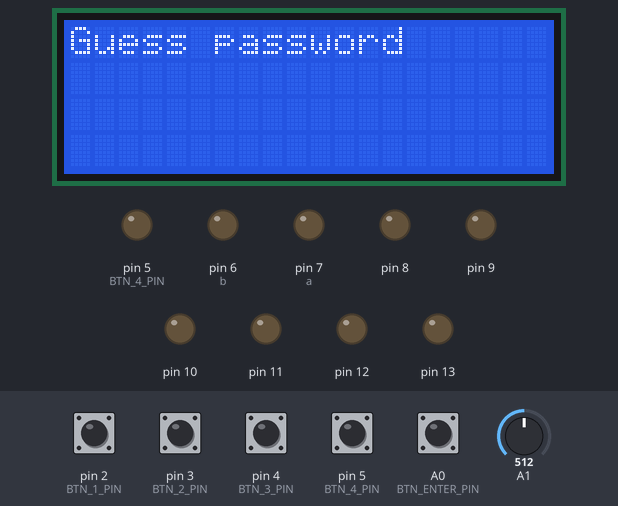
Simulated run of this sketch. Board: Arduino Uno, built with avr-gcc and run on an emulated ATmega328P. On the bench: 20×4 character LCD, output pins drawn as LEDs (lit = HIGH). Inputs (shaded band) come from the test bench; at power-on: A0 (BTN_ENTER_PIN), pin 2 (BTN_1_PIN), pin 3 (BTN_2_PIN), pin 4 (BTN_3_PIN), pin 5 (BTN_4_PIN) HIGH, A1 = 512. Random numbers use the default seed unless the sketch sets one; pins used as bus, display or sensor lines are not drawn; what the sketch prints to the serial monitor is not drawn.

Above: at 3.1 s.
At 8.2 s:
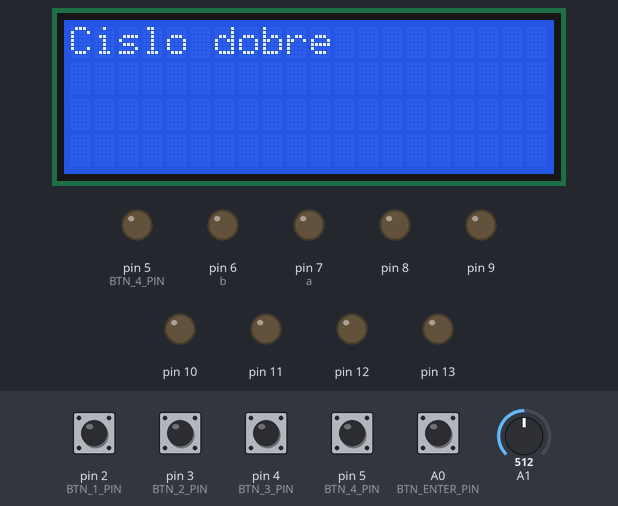
At 10.2 s:
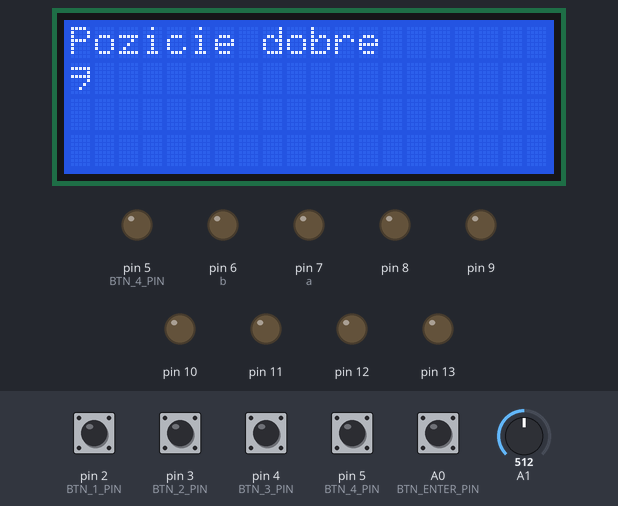
At 16.3 s:
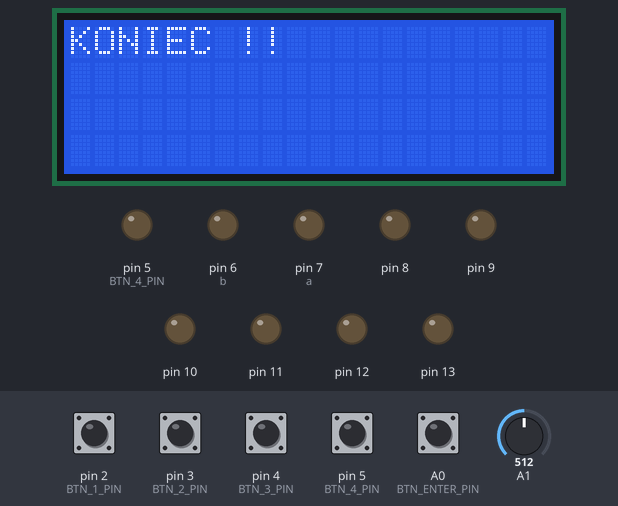
At 29.7 s:
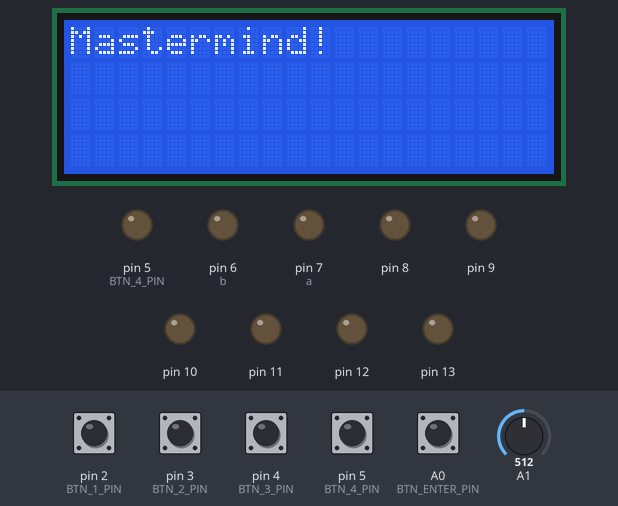
At 37.7 s:
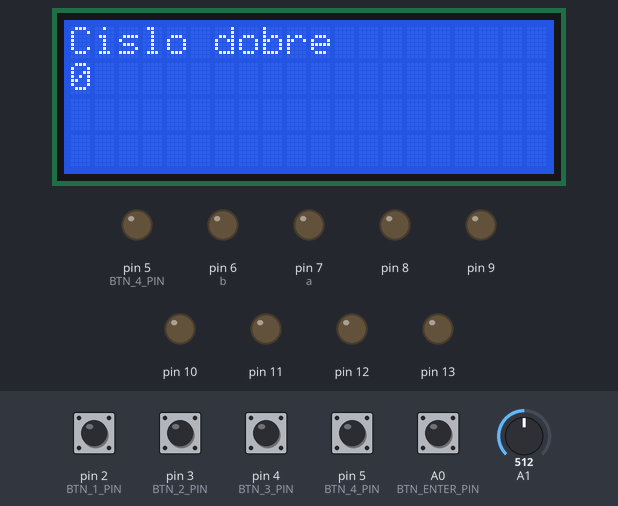

The sketch:

sketch_jun02a.ino
```cpp
#include "lcd_wrapper.h"
#include "mastermind.h"

void setup() {
  Serial.begin(9600);
  randomSeed(analogRead(1));

for(int i=2;i<6;i++){
     pinMode(i,INPUT);
  }
 pinMode(A0,INPUT);

 for(int i=6;i<14;i++){
     pinMode(i,OUTPUT);
  }
pinMode(BTN_ENTER_PIN,INPUT);
pinMode(BTN_1_PIN,INPUT);
pinMode(BTN_2_PIN,INPUT);
pinMode(BTN_3_PIN,INPUT);
pinMode(BTN_4_PIN,INPUT);
 lcd_init();


}


void loop() {

   char* code = generate_code(true,4);
   Serial.println(code);
   play_game(code);
   free(code);

}
```

mastermind.cpp.cpp
```cpp
#include <Arduino.h>
#include "lcd_wrapper.h"
#include "mastermind.h"
#include <stdlib.h>
#include <string.h>
#include <LiquidCrystal.h>
#define oneskorenie 50


char* generate_code(bool repeat, int length){
    if (length<1 || length>10)
    {
        return NULL;
    }

    char* code=(char*)calloc(length,sizeof(char));

    if (repeat == true)
    {   char number='0';
        char randomnumber;
        for (int i = 0; i < length; ++i)
        {

            randomnumber = number + random(10);
            code[i]=randomnumber;
        }
        code[length]='\0';
    }
    else{

        char number='0';
        char randomnumber;
        int news=0;
        int old=0;
        int same=0;
        for (int i = 0; i < length; ++i)
        {

            randomnumber = number + random(10);
            if (i<1)
            {
            	code[i]=randomnumber;
            }
            if (i>0)
            {
            	news=randomnumber-48;

               for (int y = 0; y < i; ++y)
               {
               	   old=code[y]-48;
               	   if (old==news)
            	{

            		same++;
            	}
               }

               if (same!=0)
               {
               	  i--;
               }
               else
               {
               	 code[i]=randomnumber;
               }
               same=0;
            }
        }
        code[length]='\0';
    }
 return code;

}


void get_score(const char* secret, const char* guess, int* peg_a, int* peg_b){

  int b=0;
  int a=0;


  for (int i = 0; i < strlen(secret) ; ++i)
  {
    printf("%d\n",secret[i]-48);

      for (int y = 0; y < strlen(guess); ++y)
      {

         if (secret[i]==guess[y])
         {
          if(y!=i){
              b++;
          }
         }


         if (secret[i]==guess[y])
         {
          if(i==y){
              a++;
          }
         }
      }
  }
*peg_a=a;
*peg_b=b;

}


void turn_off_leds(){

digitalWrite(6,LOW);
digitalWrite(7,LOW);
digitalWrite(8,LOW);
digitalWrite(9,LOW);
digitalWrite(10,LOW);
digitalWrite(11,LOW);
digitalWrite(12,LOW);
digitalWrite(13,LOW);
}


void render_leds(const int peg_a, const int peg_b){
int a=7;
int b=6;

if (peg_a!=0)
{
  for (int i = 0; i < peg_a; ++i)
  {
      digitalWrite(a,HIGH);
      a=a+2;
  }
 }

if (peg_b!=0)
{
  for (int i = 0; i < peg_b; ++i)
  {
      digitalWrite(b,HIGH);
      b=b+2;
  }
}

}


void play_game(char* secret){

int length=0;
int i=-1;
int y=-1;
int z=-1;
int u=-1;
int pokusy=0;

bool ENTER=0;
bool MinulyStav1=1;
bool MinulyStav2=1;
bool MinulyStav3=1;
bool MinulyStav4=1;
bool MinulyStav5=1;
unsigned long CasZmeny1;
unsigned long CasZmeny2;
unsigned long CasZmeny3;
unsigned long CasZmeny4;
unsigned long CasZmeny5;
turn_off_leds();

length=strlen(secret);

  lcd_print_at(0, 0,"Mastermind!");
  delay(3000);
  lcd_print_at(0, 0, "Guess password");
  delay(2000);
  Serial.println(secret);

while(pokusy<9){


ENTER=0;
while(ENTER==0){
 //tlacitko 1
  if(digitalRead(BTN_1_PIN)==0){

    if(MinulyStav1==1 && millis() - CasZmeny1 > oneskorenie){
        i++;
       if(i>9){
          i=0;
        }
       char ii[2];
  ii[0]= '0' + i;
  ii[1]='\0';
  lcd_print_at(1, 0, ii);

       Serial.println(i);
       MinulyStav1=0;
  }
  }
  else
  {
    CasZmeny1 = millis();
    MinulyStav1=1;
    }

// Tlacitko 2
 if(digitalRead(BTN_2_PIN)==0){

    if(MinulyStav3==1 && millis() - CasZmeny3 > oneskorenie){
        y++;
       if(y>9){
          y=0;
        }
         char yy[2];
  yy[0]= '0' + y;
  yy[1]='\0';
  lcd_print_at(1, 0, yy);
       Serial.println(y);
       MinulyStav3=0;
  }
  }
  else
  {
    CasZmeny3 = millis();
    MinulyStav3=1;
    }

    // tlacitko 3
    if(digitalRead(BTN_3_PIN)==0){

    if(MinulyStav4==1 && millis() - CasZmeny4 > oneskorenie){
        z++;
       if(z>9){
          z=0;
        }
         char zz[2];
  zz[0]= '0' + z;
  zz[1]='\0';
  lcd_print_at(1, 0, zz);
       Serial.println(z);
       MinulyStav4=0;
  }
  }
  else
  {
    CasZmeny4 = millis();
    MinulyStav4=1;
    }

    // tlacitko 4
    if(digitalRead(BTN_4_PIN)==0){

    if(MinulyStav5==1 && millis() - CasZmeny5 > oneskorenie){
        u++;
       if(u>9){
          u=0;
        }

    char uu[2];
  uu[0]= '0' + u;
  uu[1]='\0';
  lcd_print_at(1, 0, uu);
       Serial.println(u);
       MinulyStav5=0;
  }
  }
  else
  {
    CasZmeny5 = millis();
    MinulyStav5=1;
    }
 // Tlacitko na vypinanie
   if(digitalRead(BTN_ENTER_PIN)==0){

    if(MinulyStav2==1 && millis() - CasZmeny2 > oneskorenie){

       MinulyStav2=0;

   }
  }
  else
  {
    CasZmeny2 = millis();
    MinulyStav2=1;
    turn_off_leds();
    ENTER=1;
    }
}

//TU SOM POTVRDIL KOD CO HADAM
char* guess = (char*)calloc(strlen(secret),sizeof(char));
char number='0';
char randomnumber;


            randomnumber = number + i;
            guess[0]=randomnumber;

             randomnumber = number + y;
            guess[1]=randomnumber;

             randomnumber = number + z;
            guess[2]=randomnumber;

             randomnumber = number + u;
            guess[3]=randomnumber;
guess[strlen(secret)]='\0';

   int peg_a;
   int peg_b;


get_score(secret,guess, &peg_a, &peg_b);

render_leds(peg_a,peg_b);
delay(1000);

//turn_off_leds();


if (peg_a==4)
{

  lcd_clear();
  lcd_print_at(0, 0,"VYHRAL SI !              ");
  digitalWrite(6,HIGH);
digitalWrite(7,HIGH);
digitalWrite(8,HIGH);
digitalWrite(9,HIGH);
digitalWrite(10,HIGH);
digitalWrite(11,HIGH);
digitalWrite(12,HIGH);
digitalWrite(13,HIGH);
  delay(5000);
  pokusy=+10;
  turn_off_leds();
  peg_a=0;
  peg_b=0;
} else{


  delay(2000);
  Serial.println(i);
  pokusy++;
  char peg_aa[3];
  peg_aa[0]= '0' + peg_a;
  peg_aa[1]='\0';
  char cisielko[3];
  cisielko[0]= '0' + pokusy;
  cisielko[1]='\0';
    char peg_bb[3];
  peg_bb[0]= '0' + peg_b;
  peg_bb[1]='\0';
  lcd_clear();
  lcd_print_at(0, 0, "Cislo dobre");
  lcd_print_at(1, 0, peg_bb);
  delay(2000);
  lcd_clear();
  lcd_print_at(0, 0, "Pozicie dobre");
   lcd_print_at(1, 0, peg_aa);
  delay(2000);
  lcd_clear();
  lcd_print_at(0, 0," Neuhadol             ");
  delay(2000);
   lcd_clear();
   turn_off_leds();
  lcd_print_at(0, 0,"pokus cislo :              ");
  lcd_print_at(1,0,cisielko);
  delay(2000);
  lcd_print_at(0, 0,"Guess password             ");
   i=0;
   y=0;
   z=0;
   u=0;
}
}
lcd_clear();
lcd_print_at(0, 0, "KONIEC !!             ");
turn_off_leds();
delay(5000);


}
```

mastermind.h
```cpp
#ifndef _MASTERMIND_H
#define _MASTERMIND_H

#define BTN_1_PIN       2
#define BTN_2_PIN       3
#define BTN_3_PIN       4
#define BTN_4_PIN       5
#define BTN_ENTER_PIN   A0

#define LED_BLUE_1      6
#define LED_RED_1       7
#define LED_BLUE_2      8
#define LED_RED_2       9
#define LED_BLUE_3      10
#define LED_RED_3       11
#define LED_BLUE_4      12
#define LED_RED_4       13


/**
 * Generate secret code
 *
 * Generates secret code, which consists from digits only as a string.
 * No two digits in the code combination can be same! Only if the repeat
 * parameter is set to true.
 * The length of generated code is set by the parameter length. If the given
 * parameter is less than 1, function will generate no code and returns NULL.
 * @param repeat if set to true, numbers in the generated code can repeat
 * @param length the length of the code
 * @return Pointer to the random generated code as string of given length. If length param is less than 1, return NULL.
 */
char* generate_code(bool repeat, int length);


/**
 * Game loop
 *
 * This is the main game loop. Function is called with the secret combination and
 * ends, when the combination is found or when the player runs out of the attempts.
 * @param secret reference to the secret combination
 */
void play_game(char* secret);


/**
 * Renders the RGB leds based on the guessed combination
 *
 * Lights up RGB leds with propper colors based on the current guessed combination.
 * Red color is for guessed number on correct position and blue number is for
 * guessed number on incorrect posititoin.
 * @param peg_a number of guessed digits on correct position
 * @param peg_b number of guessed digits on incorrect position
 */
void render_leds(const int peg_a, const int peg_b);


/**
 * Turns all RGB leds off
 */
void turn_off_leds();


/**
 * Renders history
 *
 * Renders line of a history defined by the parameter entry_nr on the display.
 * @param secret reference to the secret combination
 * @param history list (array) of history entries
 * @param entry_nr index of history entry to render
 */
void render_history(char* secret, char** history, const int entry_nr);


/**
 * Returns score for the given guess
 *
 * @param secret the pointer to the secret code
 * @param guess the pointer to the current guess
 * @param peg_a output parameter to get number of As for current guess
 * * @param peg_b output parameter to get number of Bs for current guess
 */
void get_score(const char* secret, const char* guess, int* peg_a, int* peg_b);
#endif
```

lcd_wrapper.cpp
```cpp
#include <Arduino.h>

#include <LiquidCrystal_I2C.h>
LiquidCrystal_I2C lcd(0x27, 20, 4);
#include "lcd_wrapper.h"

void lcd_init(){
  lcd.init();
  lcd.backlight();
  lcd.setCursor(0,0);
}

void lcd_clear(){
	lcd.clear();
}


void lcd_set_cursor(int y, int x){
	lcd.setCursor(x,y);
}


void lcd_print(char* text){
    Serial.println(text);
    lcd.print(text);
}


void lcd_print_at(int y, int x, char* text){
    lcd_set_cursor(y, x);
    lcd_print(text);
}
```

lcd_wrapper.h
```cpp
#ifndef _LCD_H
#define _LCD_H

/**
 * Initialize LCD
 *
 * Everything you need to initialize your LCD display, place here.
 * This function should be called in function setup().
 */
void lcd_init();


/**
 * Clears the LCD display
 *
 * Clears content of the LCD display. After the call is display empty.
 */
void lcd_clear();


/**
 * Set cursor to given posititon
 *
 * Sets cursor to given position based on y and x coordinates.
 * @param y the row
 * @param x the column
 */
void lcd_set_cursor(int y, int x);


/**
 * Print text on LCD display
 *
 * Prints the givent text on the display on the current
 * cursor position.
 * @param text the text to print
 */
void lcd_print(char* text);


/**
 * Set cursor to given positition and print text
 *
 * Sets the cursor to given position based on y and x coorindates
 * and then prints the given text.
 * @param y the row
 * @param x the column
 * @param text the text to print
 */
void lcd_print_at(int y, int x, char* text);

#endif
```

Measured:
- what the display in image 0 shows lasts 5.0 s, from 3.1 s to 8.1 s
- what the display in image 1 shows lasts 2.0 s, from 8.1 s to 10.1 s
- what the display in image 4 shows lasts 3.0 s, from 29.6 s to 32.6 s
